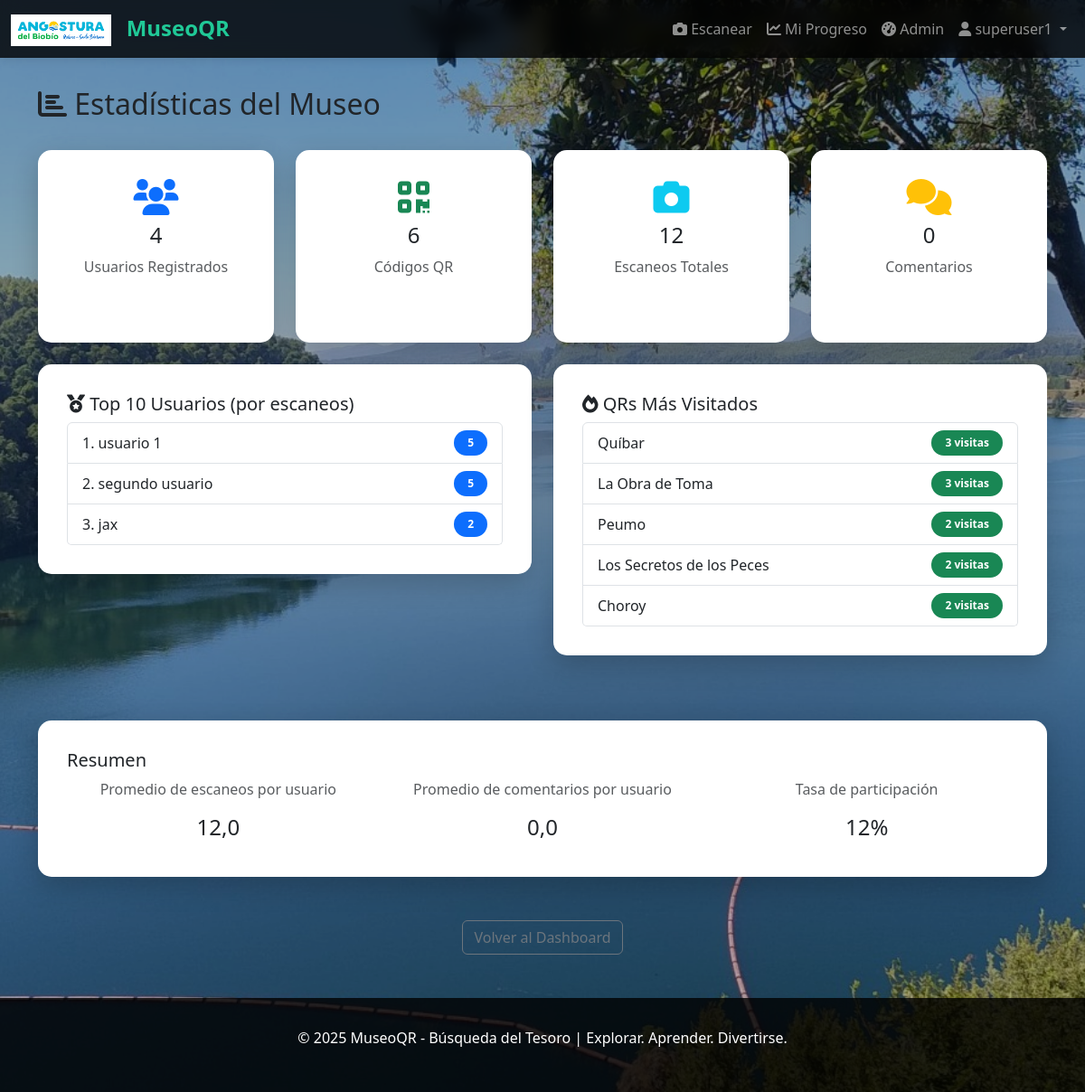
The page /app/estadisticas/ (signed in) on the database its author committed.
### qrmuseum/models.py (models this page shows, shortened)
class MuseoConfig(models.Model):
    nombre = models.CharField(max_length=150, default="Mi Museo")
    descripcion = models.TextField(blank=True)
    ubicacion = models.CharField(max_length=255, blank=True)
    imagen_logo = models.ImageField(upload_to='logos/', blank=True, null=True)
    imagen_fondo = models.ImageField(upload_to='backgrounds/', blank=True, null=True, help_text="Imagen de fondo para la página")
    fecha_creacion = models.DateTimeField(auto_now_add=True)
    fecha_actualizacion = models.DateTimeField(auto_now=True)
    class Meta:
        verbose_name = 'Configuración del Museo'
        verbose_name_plural = 'Configuración del Museo'

class QRCode(models.Model):
    id_unico = models.UUIDField(default=uuid.uuid4, unique=True, editable=False)
    titulo = models.CharField(max_length=200)
    descripcion = models.TextField(blank=True)
    ubicacion = models.CharField(max_length=255, blank=True)
    numero_secuencial = models.IntegerField(help_text="Número de orden en la búsqueda del tesoro")
    qr_code_image = models.ImageField(upload_to='qrcodes/', blank=True, null=True)
    url = models.URLField(max_length=500, unique=True, editable=False)
    activo = models.BooleanField(default=True)
    fecha_creacion = models.DateTimeField(auto_now_add=True)
    fecha_actualizacion = models.DateTimeField(auto_now=True)
    class Meta:
        verbose_name = 'Código QR'
        verbose_name_plural = 'Códigos QR'
        ordering = ['numero_secuencial']

### qrmuseum/views.py (the view)
# urls.py: path('app/estadisticas/', views.admin_estadisticas, name='admin_estadisticas'),
@login_required(login_url='login')
@user_passes_test(es_admin, login_url='inicio')
def admin_estadisticas(request):
    total_usuarios = User.objects.count()
    total_qrs = QRCode.objects.count()
    total_escaneos = ProgresoUsuario.objects.count()
    total_comentarios = Comentario.objects.count()
    top_usuarios = ProgresoUsuario.objects.values('usuario__username', 'usuario__first_name') \
        .annotate(count=Count('id')) \
        .order_by('-count')[:10]
    qrs_populares = ProgresoUsuario.objects.values('qr_visitado__titulo') \
        .annotate(count=Count('id')) \
        .order_by('-count')[:10]
    data = {
        'total_usuarios': total_usuarios,
        'total_qrs': total_qrs,
        'total_escaneos': total_escaneos,
        'total_comentarios': total_comentarios,
        'top_usuarios': top_usuarios,
        'qrs_populares': qrs_populares,
        'titulo': 'Estadísticas del Museo'
    }
    return render(request, 'admin/estadisticas.html', data)

### qrmuseum/context_processors.py (called while the page is built)
def museo_global(request):
    try:
        museo = MuseoConfig.objects.first()
    except:
        museo = None
    return {
        'museo': museo
    }

### qrmuseum/views.py (called while the page is built)
def es_admin(user):
    return user.is_staff or user.is_superuser

### templates/admin/estadisticas.html (shortened to what this page needs)
{% extends 'base.html' %}
{% block content %}
<div class="container">
    <div class="row mb-4">
        <div class="col-md-12">
            <h2><i class="fas fa-chart-bar"></i> {{ titulo }}</h2>
        </div>
    </div>
    <div class="row mb-4">
        <div class="col-md-3">
            <div class="card content-box text-center h-100">
                <i class="fas fa-users text-primary" style="font-size: 2.5rem;"></i>
                <h4 class="mt-2">{{ total_usuarios }}</h4>
                <p class="text-muted">Usuarios Registrados</p>
            </div>
        </div>
        <div class="col-md-3">
            <div class="card content-box text-center h-100">
                <i class="fas fa-qrcode text-success" style="font-size: 2.5rem;"></i>
                <h4 class="mt-2">{{ total_qrs }}</h4>
                <p class="text-muted">Códigos QR</p>
            </div>
        </div>
        <div class="col-md-3">
            <div class="card content-box text-center h-100">
                <i class="fas fa-camera text-info" style="font-size: 2.5rem;"></i>
                <h4 class="mt-2">{{ total_escaneos }}</h4>
                <p class="text-muted">Escaneos Totales</p>
            </div>
        </div>
        <div class="col-md-3">
            <div class="card content-box text-center h-100">
                <i class="fas fa-comments text-warning" style="font-size: 2.5rem;"></i>
                <h4 class="mt-2">{{ total_comentarios }}</h4>
                <p class="text-muted">Comentarios</p>
            </div>
        </div>
    </div>
    <div class="row">
        <div class="col-md-6 mb-4">
            <div class="card content-box">
                <h5><i class="fas fa-medal"></i> Top 10 Usuarios (por escaneos)</h5>
                <div class="list-group">
                    {% if top_usuarios %}
                        {% for item in top_usuarios %}
                            <div class="list-group-item d-flex justify-content-between align-items-center">
                                <span>{{ forloop.counter }}. {{ item.usuario__first_name | default:item.usuario__username }}</span>
                                <span class="badge bg-primary rounded-pill">{{ item.count }}</span>
                            </div>
                        {% endfor %}
                    {% else %}
                        <p class="text-muted text-center py-3">No hay datos disponibles</p>
                    {% endif %}
                </div>
            </div>
        </div>
        <div class="col-md-6 mb-4">
            <div class="card content-box">
                <h5><i class="fas fa-fire"></i> QRs Más Visitados</h5>
                <div class="list-group">
                    {% if qrs_populares %}
                        {% for item in qrs_populares %}
                            <div class="list-group-item d-flex justify-content-between align-items-center">
                                <span>{{ item.qr_visitado__titulo }}</span>
                                <span class="badge bg-success rounded-pill">{{ item.count }} visitas</span>
                            </div>
                        {% endfor %}
                    {% else %}
                        <p class="text-muted text-center py-3">No hay datos disponibles</p>
                    {% endif %}
                </div>
            </div>
        </div>
    </div>
    <div class="row mt-4">
        <div class="col-md-12">
            <div class="card content-box">
                <h5>Resumen</h5>
                <div class="row text-center">
                    <div class="col-md-4">
                        <p class="text-muted">Promedio de escaneos por usuario</p>
                        <h4>
                            {% if total_usuarios > 0 %}
                                {{ total_escaneos|floatformat:1 }}
                            {% else %}
                                0
                            {% endif %}
                        </h4>
                    </div>
                    <div class="col-md-4">
                        <p class="text-muted">Promedio de comentarios por usuario</p>
                        <h4>
                            {% if total_usuarios > 0 %}
                                {{ total_comentarios|floatformat:1 }}
                            {% else %}
                                0
                            {% endif %}
                        </h4>
                    </div>
                    <div class="col-md-4">
                        <p class="text-muted">Tasa de participación</p>
                        <h4>
                            {% if total_usuarios > 0 and total_escaneos > 0 %}
                                {{ total_escaneos|floatformat:0 }}%
                            {% else %}
                                0%
                            {% endif %}
                        </h4>
                    </div>
                </div>
            </div>
        </div>
    </div>
    <div class="row mt-4">
        <div class="col-md-12 text-center">
            <a href="{% url 'admin_dashboard' %}" class="btn btn-outline-secondary">Volver al Dashboard</a>
        </div>
    </div>
</div>
{% endblock %}

### templates/base.html (shortened to what this page needs)
<!DOCTYPE html>
<html lang="es">
<head>
    <link href="https://cdn.jsdelivr.net/npm/bootstrap@5.3.0/dist/css/bootstrap.min.css" rel="stylesheet">
    <link rel="stylesheet" href="https://cdnjs.cloudflare.com/ajax/libs/font-awesome/6.0.0/css/all.min.css">
</head>
<body>
    <nav class="navbar navbar-expand-lg navbar-dark">
        <div class="container-fluid">
            <a class="navbar-brand nav-brand" href="{% url 'inicio' %}">
                {% if museo.imagen_logo %}
                    <img src="{{ museo.imagen_logo.url }}" alt="Logo" style="height: 35px; margin-right: 10px; vertical-align: middle;">
                {% else %}
                    <i class="fas fa-museum"></i>
                {% endif %}
                MuseoQR
            </a>
            <div class="collapse navbar-collapse" id="navbarNav">
                <ul class="navbar-nav ms-auto">
                    {% if user.is_authenticated %}
                        <li class="nav-item">
                            <a class="nav-link" href="{% url 'escanear_qr' %}">
                                <i class="fas fa-camera"></i> Escanear
                            </a>
                        </li>
                        <li class="nav-item">
                            <a class="nav-link" href="{% url 'mi_progreso' %}">
                                <i class="fas fa-chart-line"></i> Mi Progreso
                            </a>
                        </li>
                        {% if user.is_staff %}
                            <li class="nav-item">
                                <a class="nav-link" href="{% url 'admin_dashboard' %}">
                                    <i class="fas fa-tachometer-alt"></i> Admin
                                </a>
                            </li>
                        {% endif %}
                        <li class="nav-item dropdown">
                            <a class="nav-link dropdown-toggle" href="#" id="userDropdown" role="button" data-bs-toggle="dropdown">
                                <i class="fas fa-user"></i> {{ user.first_name | default:user.username }}
                            </a>
                        </li>
                    {% endif %}
                </ul>
            </div>
        </div>
    </nav>
    <div class="container-main">
        {% block content %}{% endblock %}
    </div>
    <footer class="footer">
        <p>&copy; 2025 MuseoQR - Búsqueda del Tesoro | Explorar. Aprender. Divertirse.</p>
    </footer>
</body>
</html>

### rows shown on the page
MuseoConfig: imagen_logo (picture)
QRCode: qr_visitado__titulo "Quíbar", count "3"
QRCode: qr_visitado__titulo "La Obra de Toma", count "3"
QRCode: qr_visitado__titulo "Peumo", count "2"
QRCode: qr_visitado__titulo "Los Secretos de los Peces", count "2"
QRCode: qr_visitado__titulo "Choroy", count "2"

### other values the page prints
{{ user.first_name | default:user.username }} "superuser1"
{{ titulo }} "Estadísticas del Museo"
{{ total_usuarios }} "4"
{{ total_qrs }} "6"
{{ total_escaneos }} "12"
{{ total_comentarios }} "0"
{{ item.usuario__first_name | default:item.usuario__username }} "usuario 1" "segundo usuario" "jax"
{{ item.count }} "5" "5" "2"
{{ total_escaneos|floatformat:1 }} "12,0"
{{ total_comentarios|floatformat:1 }} "0,0"
{{ total_escaneos|floatformat:0 }} "12"
